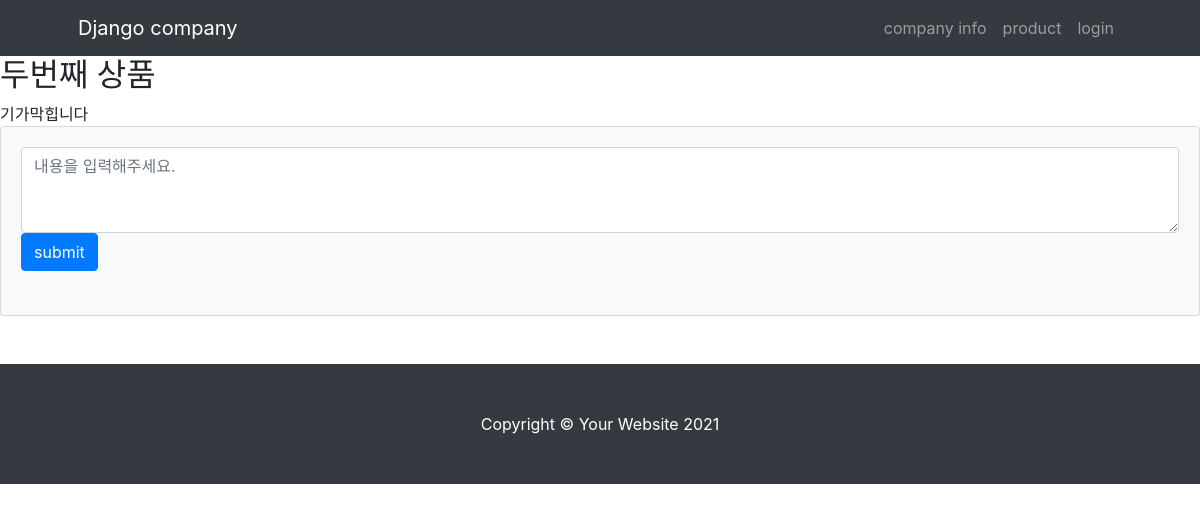
Page /mysite/2/ on the earlier database version.
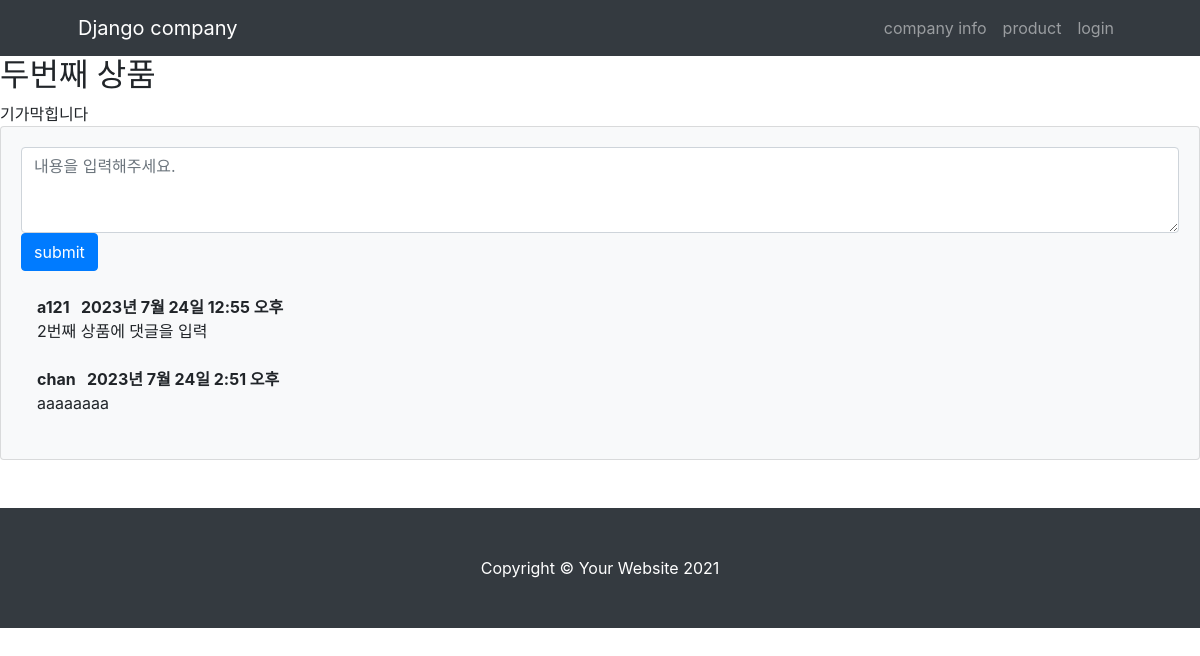
Same page on the later database version.
### mysite/models.py (models this page shows)
class Comment(models.Model):
    author = models.ForeignKey(User, on_delete=models.CASCADE)
    content_list = models.ForeignKey(MainContent, on_delete=models.CASCADE)
    content = models.TextField()
    create_date = models.DateTimeField(auto_now_add=True)
    modify_date = models.DateTimeField(auto_now=True)

### mysite/views.py (the view)
# urls.py: path('<int:content_id>/',views.detail,name='detail'),
def detail(request, content_id):
    content_list = get_object_or_404(MainContent, pk=content_id)
    context = { 'content_list': content_list}
    return render(request, 'mysite/content_detail.html', context)

### templates/mysite/content_detail.html (shortened to what this page needs)
{% extends 'base.html' %} {% block content %}
<h2>{{ content_list.title }}</h2>
<div>{{ content_list.content }}</div>
<section class="mb-5">
  <div class="card bg-light">
    <div class="card-body">
      <form
        method="post"
        class="mb-4"
        action="{% url 'comment_create' content_list.id %}"
      >
        <textarea
          id="content"
          name="content"
          class="form-control"
          rows="3"
          placeholder="내용을 입력해주세요."
        ></textarea>
        <button type="submit" class="btn btn-primary">submit</button>
      </form>
      {% for comment in content_list.comment_set.all %}
      <div class="d-flex">
        <div class="ms-3">
          <div class="fw-bold">
            {{ comment.author.username }} &nbsp {{ comment.create_date }}
          </div>
          {{ comment.content }}
        </div>
      </div>
      <br />
      {% endfor %}
    </div>
  </div>
</section>
{%endblock%}

Differences in the rows shown:
added Comment: author.username "a121", create_date "2023년 7월 24일 12:55 오후", content "2번째 상품에 댓글을 입력"
added Comment: author.username "chan", create_date "2023년 7월 24일 2:51 오후", content "aaaaaaaa"
